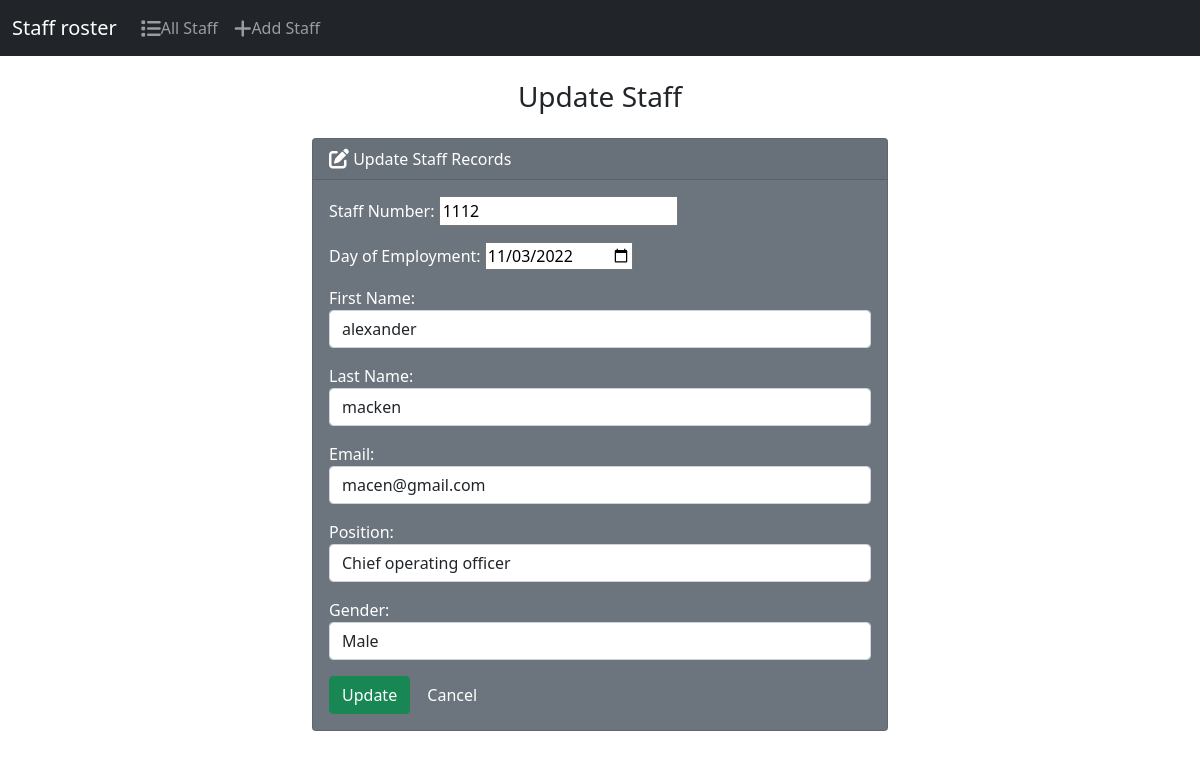
Page /edit/2 on the committed database.
### staff/models.py (models this page shows, shortened)
class Staff(models.Model):
    staff_number = models.PositiveIntegerField()
    day_of_employment = models.CharField(max_length=50)
    first_name = models.CharField(max_length=50)
    last_name = models.CharField(max_length=50)
    email = models.EmailField(max_length=100)
    position = models.CharField(max_length=50)
    gender = models.CharField(max_length=50)

### staff/views.py (the view)
# urls.py: path('edit/<int:id>', views.edit, name='edit'),
def edit(reqeust, id):
    if reqeust.method == 'POST':
        staff_memeber = Staff.objects.get(pk=id)
        form = StaffForm(reqeust.POST, instance=staff_memeber)
        if form.is_valid():
            form.save()
            return render(reqeust, 'staff/edit.html', {
                'form': form,
                'success': True,
            })
    else:
        staff_memeber =Staff.objects.get(pk=id)
        form = StaffForm(instance=staff_memeber)
    return render(reqeust,'staff/edit.html',{
        'form':form
    })

### templates/staff/edit.html (shortened to what this page needs)
{% extends "staff/base.html" %}
{% block body %}
   <h3 class="text-center m-4">Update Staff</h3>
    {% if success %}
        <div class="alert alert-success" role="alert">
            The Staff update successfully
            <a href="{% url 'index' %}" class="alert-link">Go to Home Page</a>
        </div>
    {% else %}
        <div class="row justify-content-center">
            <div class="col-6">
                <div class="card text-white bg-secondary mb-3" >
                    <div class="card-header"><i class="fa-solid fa-pen-to-square fa-lg"></i> Update Staff Records</div>
                    <div class="card-body">
                     <div>
                        <form action="" method="POST">
                            {{ form.as_p }}
                         <button type="submit" class="btn btn-success">Update</button>
                            <a href="{% url 'index' %}" class="btn btn-secondary" >Cancel </a>
                        </form>
                     </div>
                    </div>
                </div>
            </div>
        </div>
    {% endif %}
{% endblock %}

### rows in the picture
Staff: staff_number "1112", day_of_employment "11/03/2022", first_name "alexander", last_name "macken", email "macen@gmail.com", position "Chief operating officer", gender "Male"
